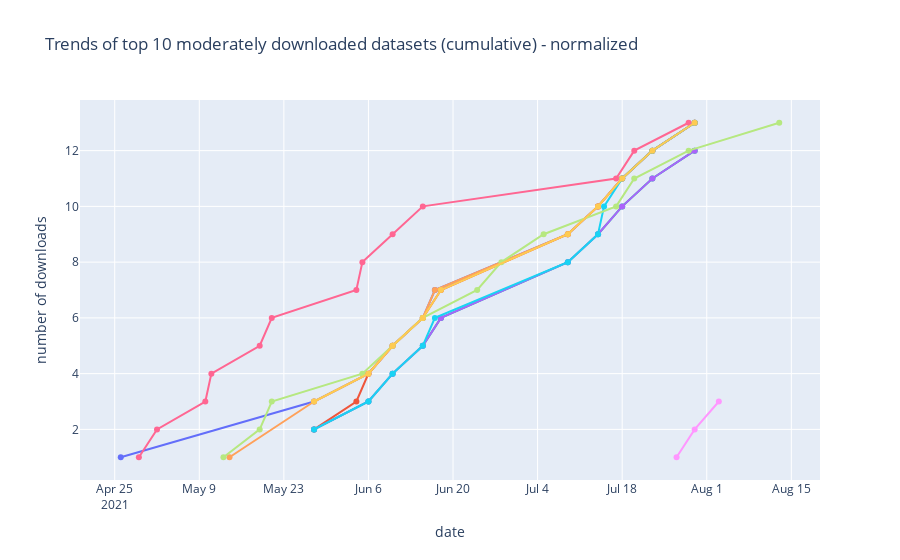

The code cell stored with this chart in its notebook:
### Markdown cell above
##### Moderately downloaded

### Code cell
top10_norm = top_ds_norm[top_ds_norm['value'] < 11][0:10]
active_norm_ids = top10_norm['dataset_id'].tolist()
active_norm_names = top10_norm['dataset_name'].tolist()

dataset_download_trends(active_norm_ids, active_norm_names, 'Trends of top 10 moderately downloaded datasets (cumulative) - normalized')

### Figure 1 — Plotly figure (JSON) as saved in the notebook; plotly's stock layout.template omitted (floating-point values rounded to 4 significant figures)
{"data": [{"hovertemplate": "<i>Date</i>: %{x}<br>Downloads</i>: %{y}<br><br>%{text}</i>", "mode": "lines+markers", "text": ["Ventricular cardiomyocytes — Cells of the adult human heart", "Ventricular cardiomyocytes — Cells of the adult human heart", "Ventricular cardiomyocytes — Cells of the adult human heart", "Ventricular cardiomyocytes — Cells of the adult human heart", "Ventricular cardiomyocytes — Cells of the adult human heart", "Ventricular cardiomyocytes — Cells of the adult human heart", "Ventricular cardiomyocytes — Cells of the adult human heart", "Ventricular cardiomyocytes — Cells of the adult human heart", "Ventricular cardiomyocytes — Cells of the adult human heart", "Ventricular cardiomyocytes — Cells of the adult human heart", "Ventricular cardiomyocytes — Cells of the adult human heart"], "type": "scatter", "x": ["2021-04-26", "2021-05-28", "2021-06-06", "2021-06-10", "2021-06-15", "2021-06-17", "2021-07-09", "2021-07-14", "2021-07-18", "2021-07-23", "2021-07-30"], "y": [1, 3, 4, 5, 6, 7, 9, 10, 11, 12, 13]}, {"hovertemplate": "<i>Date</i>: %{x}<br>Downloads</i>: %{y}<br><br>%{text}</i>", "mode": "lines+markers", "text": ["Spatiotemporal analysis of human intestinal development at single-cell resolution: Endothelium", "Spatiotemporal analysis of human intestinal development at single-cell resolution: Endothelium", "Spatiotemporal analysis of human intestinal development at single-cell resolution: Endothelium", "Spatiotemporal analysis of human intestinal development at single-cell resolution: Endothelium", "Spatiotemporal analysis of human intestinal development at single-cell resolution: Endothelium", "Spatiotemporal analysis of human intestinal development at single-cell resolution: Endothelium", "Spatiotemporal analysis of human intestinal development at single-cell resolution: Endothelium", "Spatiotemporal analysis of human intestinal development at single-cell resolution: Endothelium", "Spatiotemporal analysis of human intestinal development at single-cell resolution: Endothelium", "Spatiotemporal analysis of human intestinal development at single-cell resolution: Endothelium", "Spatiotemporal analysis of human intestinal development at single-cell resolution: Endothelium"], "type": "scatter", "x": ["2021-05-28", "2021-06-04", "2021-06-06", "2021-06-10", "2021-06-15", "2021-06-18", "2021-07-09", "2021-07-14", "2021-07-18", "2021-07-23", "2021-07-30"], "y": [2, 3, 4, 5, 6, 7, 9, 10, 11, 12, 13]}, {"hovertemplate": "<i>Date</i>: %{x}<br>Downloads</i>: %{y}<br><br>%{text}</i>", "mode": "lines+markers", "text": ["Spatiotemporal analysis of human intestinal development at single-cell resolution: Fetal A3", "Spatiotemporal analysis of human intestinal development at single-cell resolution: Fetal A3", "Spatiotemporal analysis of human intestinal development at single-cell resolution: Fetal A3", "Spatiotemporal analysis of human intestinal development at single-cell resolution: Fetal A3", "Spatiotemporal analysis of human intestinal development at single-cell resolution: Fetal A3", "Spatiotemporal analysis of human intestinal development at single-cell resolution: Fetal A3", "Spatiotemporal analysis of human intestinal development at single-cell resolution: Fetal A3", "Spatiotemporal analysis of human intestinal development at single-cell resolution: Fetal A3", "Spatiotemporal analysis of human intestinal development at single-cell resolution: Fetal A3", "Spatiotemporal analysis of human intestinal development at single-cell resolution: Fetal A3"], "type": "scatter", "x": ["2021-05-28", "2021-06-06", "2021-06-10", "2021-06-15", "2021-06-18", "2021-07-09", "2021-07-14", "2021-07-18", "2021-07-23", "2021-07-30"], "y": [2, 3, 4, 5, 6, 8, 9, 10, 11, 12]}, {"hovertemplate": "<i>Date</i>: %{x}<br>Downloads</i>: %{y}<br><br>%{text}</i>", "mode": "lines+markers", "text": ["Spatiotemporal analysis of human intestinal development at single-cell resolution: Fetal A9", "Spatiotemporal analysis of human intestinal development at single-cell resolution: Fetal A9", "Spatiotemporal analysis of human intestinal development at single-cell resolution: Fetal A9", "Spatiotemporal analysis of human intestinal development at single-cell resolution: Fetal A9", "Spatiotemporal analysis of human intestinal development at single-cell resolution: Fetal A9", "Spatiotemporal analysis of human intestinal development at single-cell resolution: Fetal A9", "Spatiotemporal analysis of human intestinal development at single-cell resolution: Fetal A9", "Spatiotemporal analysis of human intestinal development at single-cell resolution: Fetal A9", "Spatiotemporal analysis of human intestinal development at single-cell resolution: Fetal A9", "Spatiotemporal analysis of human intestinal development at single-cell resolution: Fetal A9"], "type": "scatter", "x": ["2021-05-28", "2021-06-06", "2021-06-10", "2021-06-15", "2021-06-18", "2021-07-09", "2021-07-14", "2021-07-18", "2021-07-23", "2021-07-30"], "y": [2, 3, 4, 5, 6, 8, 9, 10, 11, 12]}, {"hovertemplate": "<i>Date</i>: %{x}<br>Downloads</i>: %{y}<br><br>%{text}</i>", "mode": "lines+markers", "text": ["Atrial cardiomyocytes — Cells of the adult human heart", "Atrial cardiomyocytes — Cells of the adult human heart", "Atrial cardiomyocytes — Cells of the adult human heart", "Atrial cardiomyocytes — Cells of the adult human heart", "Atrial cardiomyocytes — Cells of the adult human heart", "Atrial cardiomyocytes — Cells of the adult human heart", "Atrial cardiomyocytes — Cells of the adult human heart", "Atrial cardiomyocytes — Cells of the adult human heart", "Atrial cardiomyocytes — Cells of the adult human heart", "Atrial cardiomyocytes — Cells of the adult human heart", "Atrial cardiomyocytes — Cells of the adult human heart"], "type": "scatter", "x": ["2021-05-14", "2021-05-28", "2021-06-06", "2021-06-10", "2021-06-15", "2021-06-17", "2021-07-09", "2021-07-14", "2021-07-18", "2021-07-23", "2021-07-30"], "y": [1, 3, 4, 5, 6, 7, 9, 10, 11, 12, 13]}, {"hovertemplate": "<i>Date</i>: %{x}<br>Downloads</i>: %{y}<br><br>%{text}</i>", "mode": "lines+markers", "text": ["Immune — Cells of the adult human heart", "Immune — Cells of the adult human heart", "Immune — Cells of the adult human heart", "Immune — Cells of the adult human heart", "Immune — Cells of the adult human heart", "Immune — Cells of the adult human heart", "Immune — Cells of the adult human heart", "Immune — Cells of the adult human heart", "Immune — Cells of the adult human heart", "Immune — Cells of the adult human heart", "Immune — Cells of the adult human heart"], "type": "scatter", "x": ["2021-05-28", "2021-06-06", "2021-06-10", "2021-06-15", "2021-06-17", "2021-07-09", "2021-07-14", "2021-07-15", "2021-07-18", "2021-07-23", "2021-07-30"], "y": [2, 3, 4, 5, 6, 8, 9, 10, 11, 12, 13]}, {"hovertemplate": "<i>Date</i>: %{x}<br>Downloads</i>: %{y}<br><br>%{text}</i>", "mode": "lines+markers", "text": ["Bladder lumen — A single-cell transcriptomic atlas characterizes ageing tissues in the mouse", "Bladder lumen — A single-cell transcriptomic atlas characterizes ageing tissues in the mouse", "Bladder lumen — A single-cell transcriptomic atlas characterizes ageing tissues in the mouse", "Bladder lumen — A single-cell transcriptomic atlas characterizes ageing tissues in the mouse", "Bladder lumen — A single-cell transcriptomic atlas characterizes ageing tissues in the mouse", "Bladder lumen — A single-cell transcriptomic atlas characterizes ageing tissues in the mouse", "Bladder lumen — A single-cell transcriptomic atlas characterizes ageing tissues in the mouse", "Bladder lumen — A single-cell transcriptomic atlas characterizes ageing tissues in the mouse", "Bladder lumen — A single-cell transcriptomic atlas characterizes ageing tissues in the mouse", "Bladder lumen — A single-cell transcriptomic atlas characterizes ageing tissues in the mouse", "Bladder lumen — A single-cell transcriptomic atlas characterizes ageing tissues in the mouse", "Bladder lumen — A single-cell transcriptomic atlas characterizes ageing tissues in the mouse", "Bladder lumen — A single-cell transcriptomic atlas characterizes ageing tissues in the mouse"], "type": "scatter", "x": ["2021-04-29", "2021-05-02", "2021-05-10", "2021-05-11", "2021-05-19", "2021-05-21", "2021-06-04", "2021-06-05", "2021-06-10", "2021-06-15", "2021-07-17", "2021-07-20", "2021-07-29"], "y": [1, 2, 3, 4, 5, 6, 7, 8, 9, 10, 11, 12, 13]}, {"hovertemplate": "<i>Date</i>: %{x}<br>Downloads</i>: %{y}<br><br>%{text}</i>", "mode": "lines+markers", "text": ["All — A single-cell transcriptomic atlas characterizes ageing tissues in the mouse", "All — A single-cell transcriptomic atlas characterizes ageing tissues in the mouse", "All — A single-cell transcriptomic atlas characterizes ageing tissues in the mouse", "All — A single-cell transcriptomic atlas characterizes ageing tissues in the mouse", "All — A single-cell transcriptomic atlas characterizes ageing tissues in the mouse", "All — A single-cell transcriptomic atlas characterizes ageing tissues in the mouse", "All — A single-cell transcriptomic atlas characterizes ageing tissues in the mouse", "All — A single-cell transcriptomic atlas characterizes ageing tissues in the mouse", "All — A single-cell transcriptomic atlas characterizes ageing tissues in the mouse", "All — A single-cell transcriptomic atlas characterizes ageing tissues in the mouse", "All — A single-cell transcriptomic atlas characterizes ageing tissues in the mouse", "All — A single-cell transcriptomic atlas characterizes ageing tissues in the mouse", "All — A single-cell transcriptomic atlas characterizes ageing tissues in the mouse"], "type": "scatter", "x": ["2021-05-13", "2021-05-19", "2021-05-21", "2021-06-05", "2021-06-10", "2021-06-15", "2021-06-24", "2021-06-28", "2021-07-05", "2021-07-17", "2021-07-20", "2021-07-29", "2021-08-13"], "y": [1, 2, 3, 4, 5, 6, 7, 8, 9, 10, 11, 12, 13]}, {"hovertemplate": "<i>Date</i>: %{x}<br>Downloads</i>: %{y}<br><br>%{text}</i>", "mode": "lines+markers", "text": ["A Cellular Anatomy of the Normal Adult Human Prostate and Prostatic Urethra - All Human Cells", "A Cellular Anatomy of the Normal Adult Human Prostate and Prostatic Urethra - All Human Cells", "A Cellular Anatomy of the Normal Adult Human Prostate and Prostatic Urethra - All Human Cells"], "type": "scatter", "x": ["2021-07-27", "2021-07-30", "2021-08-03"], "y": [1, 2, 3]}, {"hovertemplate": "<i>Date</i>: %{x}<br>Downloads</i>: %{y}<br><br>%{text}</i>", "mode": "lines+markers", "text": ["Spatiotemporal analysis of human intestinal development at single-cell resolution: Fetal A4", "Spatiotemporal analysis of human intestinal development at single-cell resolution: Fetal A4", "Spatiotemporal analysis of human intestinal development at single-cell resolution: Fetal A4", "Spatiotemporal analysis of human intestinal development at single-cell resolution: Fetal A4", "Spatiotemporal analysis of human intestinal development at single-cell resolution: Fetal A4", "Spatiotemporal analysis of human intestinal development at single-cell resolution: Fetal A4", "Spatiotemporal analysis of human intestinal development at single-cell resolution: Fetal A4", "Spatiotemporal analysis of human intestinal development at single-cell resolution: Fetal A4", "Spatiotemporal analysis of human intestinal development at single-cell resolution: Fetal A4", "Spatiotemporal analysis of human intestinal development at single-cell resolution: Fetal A4"], "type": "scatter", "x": ["2021-05-28", "2021-06-06", "2021-06-10", "2021-06-15", "2021-06-18", "2021-07-09", "2021-07-14", "2021-07-18", "2021-07-23", "2021-07-30"], "y": [3, 4, 5, 6, 7, 9, 10, 11, 12, 13]}], "layout": {"showlegend": false, "title": {"text": "Trends of top 10 moderately downloaded datasets (cumulative) - normalized"}, "xaxis": {"title": {"text": "date"}}, "yaxis": {"title": {"text": "number of downloads"}}}}
